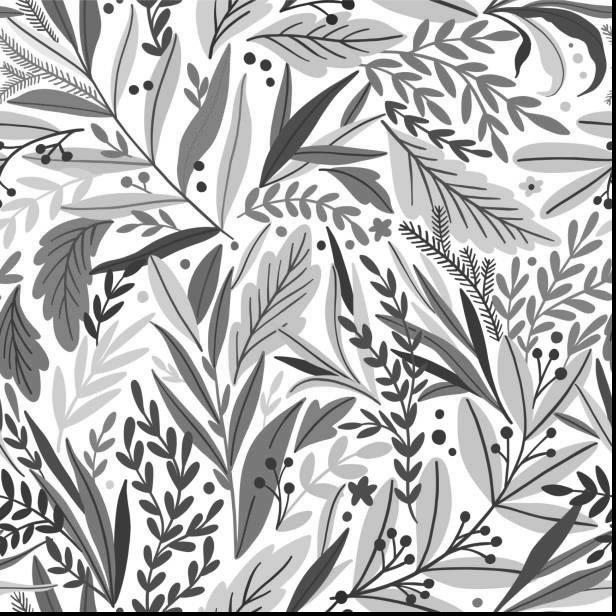
%> input picture reconstructed_level_1.png, 616 x 616 px; its folder holds only this picture in this run
$ octave main.m   (GNU Octave 9; MATLAB toolbox functions it lacks are replaced by stand-ins)
%> lines starting %> are read from the running program, lines starting %| are printed output that depends on the picture
### encoder/zigzag_order.m
function idx = zigzag_order(n)
%
% Returns a vector of linear indices that read an n x n matrix
% in zigzag (diagonal) order, starting from top-left.
%
% For n=4, the zigzag reads positions in this order:
%
%   1  2  5  10
%   3  4  8  11       <- matrix positions
%   6  7  9  12       (numbers show read order)
%   13 14 15 16
%
% Zigzag diagonals alternate direction:
%   diagonal 1 (sum=2): (1,1)              ¡ú down
%   diagonal 2 (sum=3): (1,2),(2,1)        ¡ú up-right
%   diagonal 3 (sum=4): (3,1),(2,2),(1,3)  ¡ú down-left
%   diagonal 4 (sum=5): (1,4),(2,3),(3,2),(4,1) ¡ú ...
%   etc.

idx = zeros(1, n*n);
pos = 1;

for diag = 2:(2*n)   % diagonal index, sum of (row+col) goes from 2 to 2n
    if mod(diag, 2) == 0
        % Even diagonal: go DOWN-LEFT (row increases, col decreases)
        r_start = max(1, diag - n);
        r_end   = min(n, diag - 1);
        for r = r_start:r_end
            c = diag - r;
            idx(pos) = (c-1)*n + r;   % linear index (column-major for Octave/MATLAB)
            pos = pos + 1;
        end
    else
        % Odd diagonal: go UP-RIGHT (row decreases, col increases)
        r_start = min(n, diag - 1);
        r_end   = max(1, diag - n);
        for r = r_start:-1:r_end
            c = diag - r;
            idx(pos) = (c-1)*n + r;
            pos = pos + 1;
        end
    end
end
end

### encoder/forward_dct.m
function dctImage = forward_dct(img, blockSize)

[rows, cols] = size(img);
dctImage = zeros(rows, cols);

for i = 1:blockSize:rows
    for j = 1:blockSize:cols

        block = img(i:i+blockSize-1, j:j+blockSize-1);

        % 2D DCT using 1D DCT
        dctBlock = dct(dct(block).').';

        dctImage(i:i+blockSize-1, j:j+blockSize-1) = dctBlock;
    end
end

end

### encoder/quantize_blocks.m
function qImage = quantize_blocks(dctImage, Q, blockSize)

[rows, cols] = size(dctImage);
qImage = zeros(rows, cols);

for i = 1:blockSize:rows
    for j = 1:blockSize:cols

        block = dctImage(i:i+blockSize-1, j:j+blockSize-1);

        qBlock = round(block ./ Q);

        qImage(i:i+blockSize-1, j:j+blockSize-1) = qBlock;
    end
end

end

### decoder/dequantize_blocks.m
function deqImage = dequantize_blocks(qImage, Q, blockSize)
[rows, cols] = size(qImage);
deqImage = zeros(rows, cols);
for i = 1:blockSize:rows
    for j = 1:blockSize:cols
        block = qImage(i:i+blockSize-1, j:j+blockSize-1);
        deqBlock = block .* Q;
        deqImage(i:i+blockSize-1, j:j+blockSize-1) = deqBlock;
    end
end
end

### decoder/inverse_dct.m
function reconImage = inverse_dct(dctImage, blockSize)

[rows, cols] = size(dctImage);
reconImage = zeros(rows, cols);

for i = 1:blockSize:rows
    for j = 1:blockSize:cols

        block = dctImage(i:i+blockSize-1, j:j+blockSize-1);

        % 2D IDCT using 1D IDCT
        idctBlock = idct(idct(block).').';

        reconImage(i:i+blockSize-1, j:j+blockSize-1) = idctBlock;
    end
end

end

### encoder/estimate_bits.m
function total_bits = estimate_bits(qImg, blockSize, zigzag_idx, rows, cols)
%
% Estimates compressed bitrate using:
%   1. Zigzag scan of each 8x8 quantised block
%   2. Run-Length Encoding (RLE) of AC coefficients
%   3. Shannon entropy of resulting symbol stream
%
% This is a realistic proxy for Huffman-coded bitstream size.

all_rle_symbols = [];

for i = 1:blockSize:rows
    for j = 1:blockSize:cols
        block = qImg(i:i+blockSize-1, j:j+blockSize-1);
        flat  = block(zigzag_idx);

        % DC coefficient ¡ª variable length based on magnitude
        dc_coeff = flat(1);
        dc_bits  = max(1, ceil(log2(abs(dc_coeff) + 1)) + 1);
        all_rle_symbols(end+1) = dc_bits;

        % AC coefficients ¡ª RLE encoded
        ac_coeffs = flat(2:end);
        run = 0;
        for k = 1:length(ac_coeffs)
            coeff = ac_coeffs(k);
            if coeff == 0
                run = run + 1;
            else
                level_bits = ceil(log2(abs(coeff) + 1)) + 1;
                symbol = run * 100 + level_bits;
                all_rle_symbols(end+1) = symbol;
                run = 0;
            end
        end
        all_rle_symbols(end+1) = -1;  % EOB
    end
end

% Shannon entropy estimation
unique_syms  = unique(all_rle_symbols);
total_syms   = length(all_rle_symbols);
entropy_H    = 0;
for s = 1:length(unique_syms)
    p = sum(all_rle_symbols == unique_syms(s)) / total_syms;
    entropy_H = entropy_H - p * log2(p);
end

total_bits = ceil(entropy_H * total_syms);
end

### encoder/get_quant_matrix.m
function Q = get_quant_matrix(level)

% Standard JPEG luminance quantisation matrix
Qbase = [
16 11 10 16 24 40 51 61;
12 12 14 19 26 58 60 55;
14 13 16 24 40 57 69 56;
14 17 22 29 51 87 80 62;
18 22 37 56 68 109 103 77;
24 35 55 64 81 104 113 92;
49 64 78 87 103 121 120 101;
72 92 95 98 112 100 103 99];

switch level
    case 1  % High quality (low compression)
        scale = 0.5;
    case 2  % Medium quality
        scale = 1;
    case 3  % Low quality (high compression)
        scale = 2;
    otherwise
        scale = 1;
end

Q = Qbase * scale;

end

### main.m
clear;
clc;
close all;
pkg load signal   % Required for dct() and idct()
addpath('encoder');
addpath('decoder');

%% -------------------------------------------------
% GUI Image Selection
%% -------------------------------------------------
[filename, pathname] = uigetfile( ...
    {'*.png;*.jpg;*.jpeg;*.bmp', 'Image Files (*.png, *.jpg, *.bmp)'}, ...
    'Select an Image');
%> the answer given: reconstructed_level_1.png
if isequal(filename,0)
    error('No image selected.');
end
img = imread(fullfile(pathname, filename));
%> img is the input picture: size 616x616 uint8; min 0, max 255, mean 183

% Convert to grayscale if RGB
if size(img,3) == 3
    img = rgb2gray(img);
end
img = double(img);
%> img: size 616x616 double

%% -------------------------------------------------
% Block Setup and Padding
%% -------------------------------------------------
blockSize = 8;
[rows, cols] = size(img);
%> rows = 616; cols = 616

padRows = mod(rows, blockSize);
%> padRows = 0
padCols = mod(cols, blockSize);
%> padCols = 0
if padRows ~= 0
    img(end+1:end+(blockSize-padRows), :) = 0;
end
if padCols ~= 0
    img(:, end+1:end+(blockSize-padCols)) = 0;
end

[paddedRows, paddedCols] = size(img);
%> paddedRows = 616; paddedCols = 616

%% -------------------------------------------------
% Display Original Image
%% -------------------------------------------------
figure;
imshow(uint8(img));
title('Original Image');

%% -------------------------------------------------
% DC Level Shift
%% -------------------------------------------------
img_shifted = img - 128;

%% -------------------------------------------------
% Channel Constraint
%% -------------------------------------------------
channel_bitrate = 430000;   % 300 + 130 -e20130 kbps = 430000 bits per second = bits per image

%% -------------------------------------------------
% Build Zigzag Scan Index Map
%% -------------------------------------------------

zigzag_idx = zigzag_order(blockSize);
% zigzag_idx is a 64-element vector of linear indices into an 8x8 block

%% -------------------------------------------------
% Test Quantisation Levels
%% -------------------------------------------------
levels = [1 2 3];
PSNR_values   = zeros(1, length(levels));
bitrate_values = zeros(1, length(levels));

fprintf('Image size (after padding): %d x %d pixels\n', paddedRows, paddedCols);
%| Image size (after padding): 616 x 616 pixels
fprintf('Channel bitrate budget: %d bits\n\n', channel_bitrate);

for idx = 1:length(levels)
    level = levels(idx);
    Q = get_quant_matrix(level);

    %% ---------- ENCODER ----------

    % Step 1: Forward DCT on all 8x8 blocks
    dctImg = forward_dct(img_shifted, blockSize);

    % Step 2: Quantise all blocks (divide by Q matrix, round to integer)
    qImg = quantize_blocks(dctImg, Q, blockSize);

    %% ---------- BITRATE ESTIMATION (Zigzag + RLE + Entropy) ----------


    all_rle_symbols = [];   % will collect all RLE (run, level) pairs

    for i = 1:blockSize:paddedRows
        for j = 1:blockSize:paddedCols
            % Extract quantised block
            block = qImg(i:i+blockSize-1, j:j+blockSize-1);

            flat = block(zigzag_idx);


            % Separate DC and AC
            dc_coeff = flat(1);
            ac_coeffs = flat(2:end);

            % --- DC Coding ---

            dc_bits = max(1, ceil(log2(abs(dc_coeff) + 1)) + 1);
            all_rle_symbols(end+1) = dc_bits;   %#ok store bit cost as symbol

            % --- AC Coding via RLE ---
            % Scan AC coefficients (positions 2¨C64 in zigzag order)
            run = 0;    % count of consecutive zeros
            for k = 1:length(ac_coeffs)
                coeff = ac_coeffs(k);
                if coeff == 0
                    run = run + 1;  % increment zero run counter
                else

                    level_bits = ceil(log2(abs(coeff) + 1)) + 1;
                    % Pack run and level_bits into one symbol for entropy estimation
                    % (in real JPEG these are Huffman coded jointly)
                    symbol = run * 100 + level_bits;
                    all_rle_symbols(end+1) = symbol;  %#ok
                    run = 0;    % reset run counter after emitting
                end
            end
            % End-of-Block (EOB) marker: signals remaining coefficients are zero
            % In JPEG this is a special Huffman code; we count it as 1 symbol
            all_rle_symbols(end+1) = -1;  %#ok  -1 = EOB marker
        end
    end

    %% Shannon Entropy-Based Bit Estimation

    unique_symbols = unique(all_rle_symbols);
    total_symbols  = length(all_rle_symbols);
    entropy_H      = 0;

    for s = 1:length(unique_symbols)
        count = sum(all_rle_symbols == unique_symbols(s));
        p = count / total_symbols;
        entropy_H = entropy_H - p * log2(p);
    end

    total_bits = ceil(entropy_H * total_symbols);
    bitrate_values(idx) = total_bits;

    %% ---------- DECODER ----------
    deqImg   = dequantize_blocks(qImg, Q, blockSize);
    reconImg = inverse_dct(deqImg, blockSize);
    reconImg = reconImg + 128;
    reconImg = min(max(reconImg, 0), 255);

    %% ---------- QUALITY EVALUATION ----------
    MSE  = mean((img(:) - reconImg(:)).^2);
    if MSE == 0
        PSNR = Inf;
    else
        PSNR = 10 * log10(255^2 / MSE);
    end
    PSNR_values(idx) = PSNR;

    %% ---------- PRINT RESULTS ----------
    fprintf('---------------------------------\n');
    fprintf('Level %d | Scale = %.1f\n', level, 0.5 * level);
    fprintf('PSNR            = %.2f dB\n', PSNR);
    fprintf('Entropy H       = %.4f bits/symbol\n', entropy_H);
    fprintf('Total Symbols   = %d\n', total_symbols);
    fprintf('Estimated Bits  = %d bits (%.1f kb)\n', total_bits, total_bits/1000);
    fprintf('Budget          = %d bits (%.1f kb)\n', channel_bitrate, channel_bitrate/1000);
    if total_bits <= channel_bitrate
        fprintf('Status: PASS - Channel constraint satisfied.\n');
    else
        fprintf('Status: FAIL - Exceeds channel budget by %d bits.\n', total_bits - channel_bitrate);
    end

    %% Save reconstructed image
    outputName = sprintf('reconstructed_level_%d.png', level);
    imwrite(uint8(reconImg), outputName);
    fprintf('Saved: %s\n', outputName);
end
%> this loop made 3 passes
%> (total_bits, MSE, PSNR) on passes 1 to 3: (432946, 0.109, 57.77), (345256, 49.77, 31.16), (240026, 85.07, 28.83)
%| PSNR            = 57.77 dB
%| Entropy H       = 3.7774 bits/symbol
%| Estimated Bits  = 432946 bits (432.9 kb)
%| Status: FAIL - Exceeds channel budget by 2946 bits.
%| PSNR            = 31.16 dB
%| Entropy H       = 3.7456 bits/symbol
%| Estimated Bits  = 345256 bits (345.3 kb)
%| PSNR            = 28.83 dB
%| Entropy H       = 3.5490 bits/symbol
%| Estimated Bits  = 240026 bits (240.0 kb)
%> pass 1, `dctImg = forward_dct(img_shifted, blockSize);`:
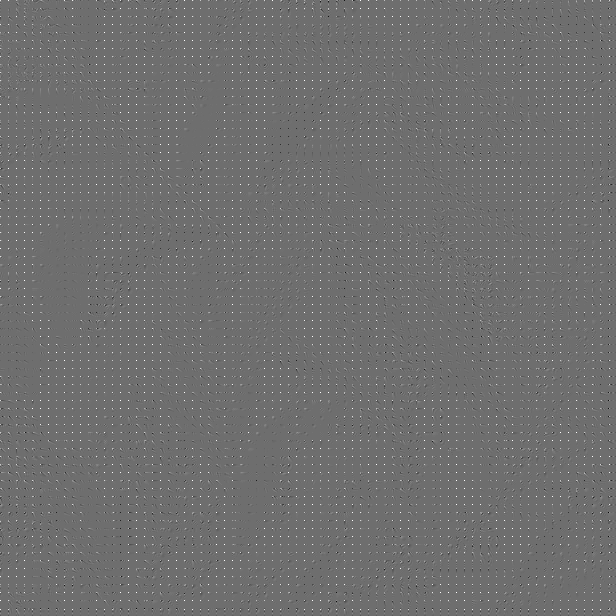
%> dctImg: size 616x616 double; min -780, max 1016, mean 7.1; drawn with min black and max white
%> after the loop, PSNR_values = [57.77 31.16 28.83]; bitrate_values = [432946 345256 240026]; level_bits = 2; symbol = 2

%% -------------------------------------------------
% Plot PSNR vs Quantisation Level
%% -------------------------------------------------
figure;
plot(levels, PSNR_values, '-o', 'LineWidth', 2, 'MarkerSize', 8);
xlabel('Quantisation Level (1=High Q, 3=Low Q)');
ylabel('PSNR (dB)');
title('PSNR vs Quantisation Level');
grid on;

%% -------------------------------------------------
% Plot Bitrate vs Quantisation Level with budget line
%% -------------------------------------------------
figure;
plot(levels, bitrate_values/1000, '-o', 'LineWidth', 2, 'MarkerSize', 8);
hold on;
plot([levels(1) levels(end)], [channel_bitrate/1000, channel_bitrate/1000], ...
    '--r', 'LineWidth', 1.5);
hold off;
xlabel('Quantisation Level (1=High Q, 3=Low Q)');
ylabel('Estimated Bitrate (kb)');
title('Bitrate vs Quantisation Level');
legend('Estimated Bitrate', 'Channel Budget (430 kb)', 'Location', 'northeast');
grid on;

%% -------------------------------------------------
% Stage 3.1.3 ¡ª Adaptive Bitrate: Binary Search for Best QP
%% -------------------------------------------------
%
% Problem: find the LARGEST scale factor (most aggressive quantisation)
% that still keeps total_bits <= channel_bitrate.
% Larger scale = lower PSNR but fewer bits.
% We binary search the scale between 0.1 and 20.
%
fprintf('\n=================================================\n');
fprintf('Adaptive Bitrate Search (Target: %d bits)\n', channel_bitrate);
fprintf('=================================================\n');

scale_low  = 0.1;
scale_high = 20.0;
best_scale = scale_high;
best_bits  = Inf;
best_PSNR  = 0;
best_recon = [];
    % Build quantisation matrix from this scale
    Qbase = [
        16 11 10 16 24 40 51 61;
        12 12 14 19 26 58 60 55;
        14 13 16 24 40 57 69 56;
        14 17 22 29 51 87 80 62;
        18 22 37 56 68 109 103 77;
        24 35 55 64 81 104 113 92;
        49 64 78 87 103 121 120 101;
        72 92 95 98 112 100 103 99];

for iter = 1:30   % 30 iterations gives precision of 20/2^30 ¡Ö negligible
    scale_mid = (scale_low + scale_high) / 2;


    Q_test = max(round(Qbase * scale_mid), 1);

    % Encode
%> (the run ends here)
